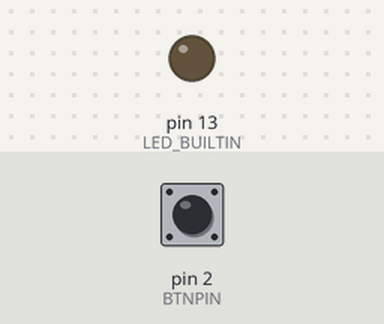
Bench run of a sketch on a simulated Arduino Uno, built with avr-gcc and run on an emulated ATmega328P. On the bench: output pins drawn as LEDs (lit = HIGH). The test bench sets the inputs (shaded band); at power-on: pin 2 (BTNPIN) LOW.

Above: at 1.2 s.
1.3 s: pin 2 (BTNPIN) pulled HIGH for 0.15 s
At 1.42 s:
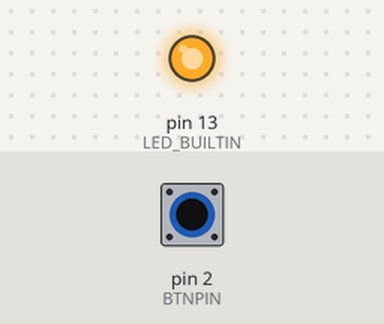
2.9 s: pin 2 (BTNPIN) pulled HIGH for 3.2 s
At 6.4 s:
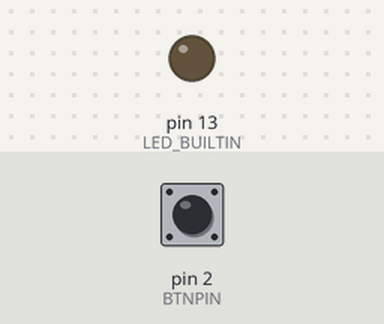
Timing chart, 0 to 7.9 s (numbered marks = the images above; inputs shaded):
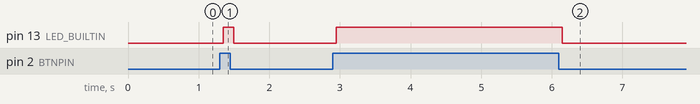

The sketch:

arduino-button-led-2.ino
```cpp
// BTNPIN defines the Arduino input pin to which the
// button is connected
const int BTNPIN = 2;

// Specifies the amount of time the button must stay pushed for it
// to trigger the LED on or off. Increase this value if your LED
// flickers
const unsigned long DEBOUNCE_DELTA = 50;    // milliseconds

// btnState stores the current button state (HIGH or LOW)
// initialize it to LOW so the LED stays off until the sketch
// reads a HIGH state for the button input
int btnState = LOW;
// A place to store the previous loop's button state
int prevBtnState = LOW;
// Used to track the current state of the LED
int ledState = LOW;
// Stores the last time the status of the button changed
unsigned long lastToggle = 0;

void setup() {
  // initialize digital pin LED_BUILTIN as an output.
  pinMode(LED_BUILTIN, OUTPUT);
  // initialize the pushbutton pin as an input:
  pinMode(BTNPIN, INPUT);
  // set the initial state of the LED
  digitalWrite(LED_BUILTIN, ledState);
}

void loop() {
  // Read the current state of the button
  btnState = digitalRead(BTNPIN);

  // Is the button in the same state as the last time we came through the
  // loop? No? Then we need to record the current time (in milliseconds)
  if (btnState != prevBtnState) {
    // store the current time in milliseconds
    //It doesn't matter what the actual time is, all we need to know is
    //how long did the button stay in this state
    lastToggle = millis();
    //Reset our previous state, so this check skips next time
    prevBtnState = btnState;
  } else {
    // OK, the button states (current and previous) are the same
    //Lets see if they've been the same for DEBOUNCE_DELTA milliseconds
    if ((millis() - lastToggle) > DEBOUNCE_DELTA) {
      // the button's been pushed (or not pushed) for at least DEBOUNCE_DELTA
      // milliseconds, so its time to toggle the LED if needed
      //Is the LED at the same state as the button?
      if (ledState != btnState) {
        // No? Then toggle it
        digitalWrite(LED_BUILTIN, btnState);
        //Then reset the LED status
        ledState = btnState;
      }
    }
  }
}
```

Measured:
- after the input at 1.3 s, pin 13 (LED_BUILTIN): LOW → HIGH after 0.05 s, → LOW 0.15 s later
- after the input at 2.9 s, pin 13 (LED_BUILTIN): LOW → HIGH after 0.05 s, → LOW 3.2 s later
